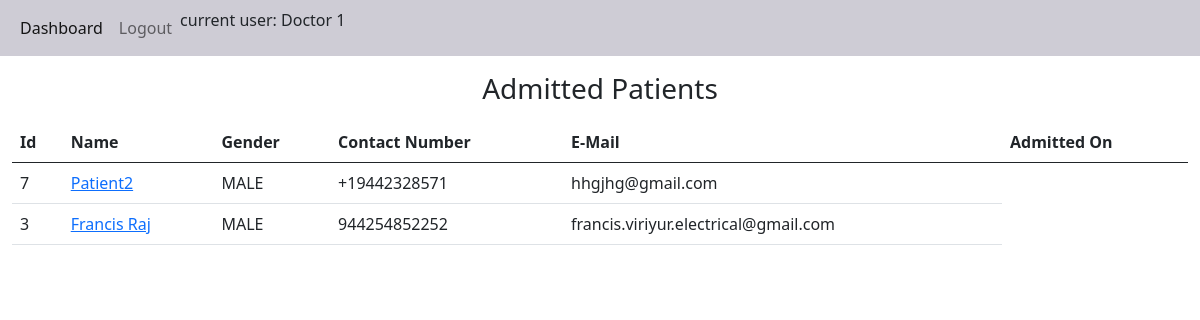
Screenshot of /patients/admitted-patients (signed in) with the database file from the repository.
### patients/models.py (models this page shows, shortened)
class PatientDetail(models.Model):
    MALE = 'MALE'
    FEMALE = 'FEMALE'
    GENDER_CHOICES = [
        (MALE, "Male"),
        (FEMALE, "Female")
    ]
    patient_name = models.CharField(max_length=64)
    gender = models.CharField(max_length=8, choices=GENDER_CHOICES)
    date_of_birth = models.DateField()
    address = models.CharField(max_length=1024)
    contact_number = PhoneField(blank=False, null=False)
    email = models.EmailField(blank=True, null=True)
    qualification = models.CharField(max_length=32, blank=True)
    occupation = models.CharField(max_length=32, blank=True)
    @staticmethod
    def get_currently_admitted_patients():
        admission_details = AdmissionDetail.objects.filter(discharge_detail=None)
        admitted_patients = PatientDetail.objects.filter(admission_detail__in=admission_details)
        logger.debug(f'currently admitted patients are {admission_details}')
        return admitted_patients

### patients/views.py (the view)
# urls.py: path('admitted-patients', AdmittedPatients.as_view(), name='admitted-patients'),
class AdmittedPatients(ListView):
    model = PatientDetail
    template_name = 'patients/admitted_patients.html'
    def get_queryset(self):
        admitted_patients = PatientDetail.get_currently_admitted_patients()
        return admitted_patients

### patients/templates/patients/admitted_patients.html
{%  extends "base.html" %}
{% block content %}
    <div class="container-fluid">
        <div class="row">
            <div class="col-12 text-center h3 mt-3 mb-3">Admitted Patients</div>
        </div>
        <table class="table">
            <thead>
                <th scope="col">Id</th>
                <th scope="col">Name</th>
                <th scope="col">Gender</th>
                <th scope="col">Contact Number</th>
                <th scope="col">E-Mail</th>
                <th scope="col">Admitted On</th>
            </thead>
            <tbody>
                {% for patient in object_list %}
                <tr>
                    <td>{{ patient.id }}</td>
                    <td><a href="{% url 'patient-detail-view' pk=patient.id %}">{{ patient.patient_name }}</a></td>
                    <td>{{ patient.gender }}</td>
                    <td>{{ patient.contact_number }}</td>
                    <td>{{ patient.email }}</td>
                </tr>
                {% endfor %}
            </tbody>
        </table>
    </div>
{% endblock %}

### templates/base.html (shortened to what this page needs)
<!DOCTYPE html>
<html lang="en">
<head>
    <link rel="stylesheet" href="/static/bootstrap-5/css/bootstrap.min.css">
    <link rel="stylesheet" href="/static/css/base.css">
</head>
<body>
<nav id="asir-bhavan-navbar" class="navbar navbar-expand-lg navbar-light bg-light">
    <div class="container-fluid">
        <ul class="navbar-nav">
            {% if user.is_authenticated %}
            <li class="nav-item">
                <a class="nav-link active" href="{% url "dashboard" %}">Dashboard</a>
            </li>
            <li class="nav-item">
                <a class="nav-link" href="{% url "logout" %}">Logout</a>
            </li>
            <li class="nav-item">
                <p>current user: {{ user.first_name }}</p>
            </li>
            {% else %}
            <li class="nav-item">
                <a class="nav-link" href="{% url "login" %}">Login</a>
            </li>
            {% endif %}
        </ul>
    </div>
</nav>
{% block content %}
{% endblock %}
</body>
</html>

### static/css/base.css (style rules this page uses)
.nav-link { cursor: pointer; }
#asir-bhavan-navbar { background-color: #ceccd5 !important; }

### rows the page displays
PatientDetail: id "7", patient_name "Patient2", gender "MALE", contact_number "+19442328571", email "hhgjhg@gmail.com"
PatientDetail: id "3", patient_name "Francis Raj", gender "MALE", contact_number "944254852252", email "francis.viriyur.electrical@gmail.com"

### other values shown
{{ user.first_name }} "Doctor 1"
